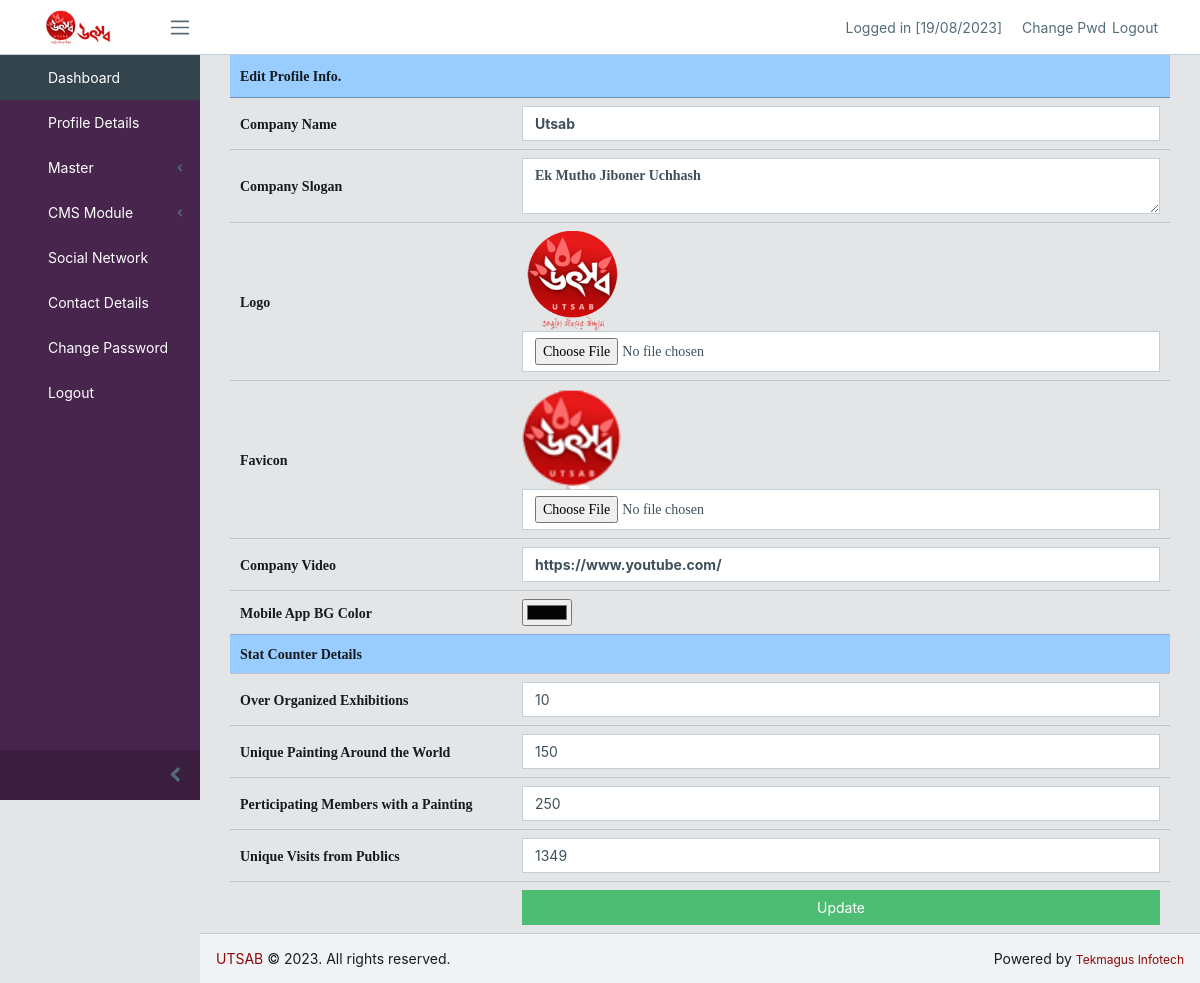
/cms/home.php?op=profile_edit (signed in), run on the app's committed database.
### tables this page shows
CREATE TABLE `profile_master` (
  `id` int(11) NOT NULL,
  `comp_name` text NOT NULL,
  `comp_logo` text NOT NULL,
  `comp_favicon` text NOT NULL,
  `comp_app_bgcolor` varchar(10) NOT NULL,
  `comp_slogan` varchar(50) NOT NULL,
  `status` varchar(15) NOT NULL DEFAULT 'ACTIVE',
  `comp_video` text NOT NULL,
  `comp_counter1` double NOT NULL DEFAULT 0,
  `comp_counter2` double NOT NULL DEFAULT 0,
  `comp_counter3` double NOT NULL DEFAULT 0,
  `comp_counter4` double NOT NULL DEFAULT 0
);

### cms/pages/profile_edit.php (the view, shortened to what this page needs)
<?php
	$sql="select * from  profile_master";
	$res=mysqli_query($dbhandle,$sql);
	$row=mysqli_fetch_assoc($res);
?>
<form class="form-horizontal"name="edit_category_frm" action="#" enctype="multipart/form-data" method="post" accept-charset="utf-8">
<table id="data_table" class="display" width="75%" border="0" align="center">
<thead>
  <tr style="background-color:#99CCFF">
    <td colspan="2"><span class="style3">Edit Profile Info.</span></td>
  </tr>
</thead>
<tbody>
    <tr>
    <td width="30%"><span class="style3"> Company Name </span></td>
    <td width="70%"><input name="comp_name" type="text" class="form-control  style4" value="<?php echo $row['comp_name'];?>"  /></td>
  </tr>
   <tr>
    <td width="30%"><span class="style3">Company Slogan </span></td>
    <td width="70%"><textarea name="comp_slogan" class="form-control style3"><?php echo htmlspecialchars($row['comp_slogan'], ENT_NOQUOTES, 'UTF-8');?></textarea></td>
  </tr>
   <tr>
    <td width="30%"><span class="style3">Logo</span></td>
    <td colspan="2"><span class="style3"><img src="pro_upload/<?php echo $row['comp_logo']; ?>" width="100px" height="100px">
          <input class="form-control" type="file" name="model_pro_pic" />
        </span></td>
  </tr>
  <tr>
    <td width="30%"><span class="style3">Favicon</span></td>
    <td colspan="2"><span class="style3"><img src="pro_upload/<?php echo $row['comp_favicon']; ?>" width="100px" height="100px">
          <input class="form-control" type="file" name="model_pro_pic1" />
        </span></td>
  </tr>
  <tr>
    <td><span class="style3">Company Video </span></td>
    <td><input name="comp_video" type="text" class="form-control style4" value="<?php echo $row['comp_video'];?>"  /></td>
  </tr>
  <tr>
   <td width="30%"><span class="style3">Mobile App BG Color </span></td>
   <td width="70%"><input name="comp_app_bgcolor" type="color" value="<?php echo $row['comp_app_bgcolor'];?>">     </td>
  </tr>
  <tr style="background-color:#99CCFF">
     <td colspan="2"><span class="style3">Stat Counter Details</span></td>
     </tr>
   <tr>
     <td><span class="style3">Over Organized Exhibitions</span></td>
     <td><input name="counter_1" type="number" class="form-control " value="<?php echo $row['comp_counter1'];?>"  /></td>
   </tr>
   <tr>
     <td><span class="style3">Unique Painting Around the World</span></td>
     <td><input name="counter_2" type="number" class="form-control " value="<?php echo $row['comp_counter2'];?>"  /></td>
   </tr>
   <tr>
     <td><span class="style3">Perticipating Members with a Painting</span></td>
     <td><input name="counter_3" type="number" class="form-control " value="<?php echo $row['comp_counter3'];?>"  /></td>
   </tr>
   <tr>
     <td><span class="style3">Unique Visits from Publics</span></td>
     <td><input name="counter_4" type="number" class="form-control " value="<?php echo $row['comp_counter4'];?>"  /></td>
   </tr>
  <tr>
    <td width="30%">&nbsp;</td>
    <td width="70%"><input class="form-control btn-success" type="submit" name="Submit" value="Update" /></td>
  </tr>
</tbody>
</table>
</form>

### cms/pages/profile_edit.php (style rules this page uses)
.style4 { font-weight: bold }

### data on the page
profile_master: comp_name "Utsab", comp_slogan "Ek Mutho Jiboner Uchhash", comp_logo (picture), comp_favicon (picture), comp_video "https://www.youtube.com/", comp_app_bgcolor "#050505", counter_1 "10", counter_2 "150", counter_3 "250", counter_4 "1349"
